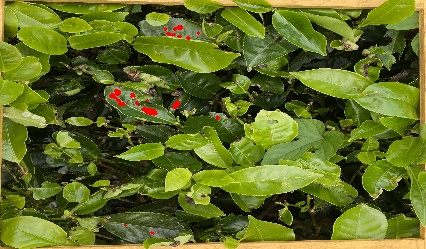
#> input picture 22_23-j-17/Blister_Under.jpg, 426 x 249 px
$ python -i blistersample.py   (imports and definitions only)
#> lines starting #> are read from the running program, lines starting #| are printed output that depends on the picture; after the words box and inside, x2 and y2 are one past the last pixel; in counts of white or black regions, pixels touching at a corner belong together
#> further down, picture is the input picture: shape (249, 426, 3); mean B, G, R 36.8, 109.1, 97.5
import cv2
import numpy as np
import PIL.Image
from PIL import Image

def getBlisterSample(img):

    # Define the new width and height
    new_width = 640
    new_height = 480

    # Resize the image
    resized_img = cv2.resize(img, (new_width, new_height))
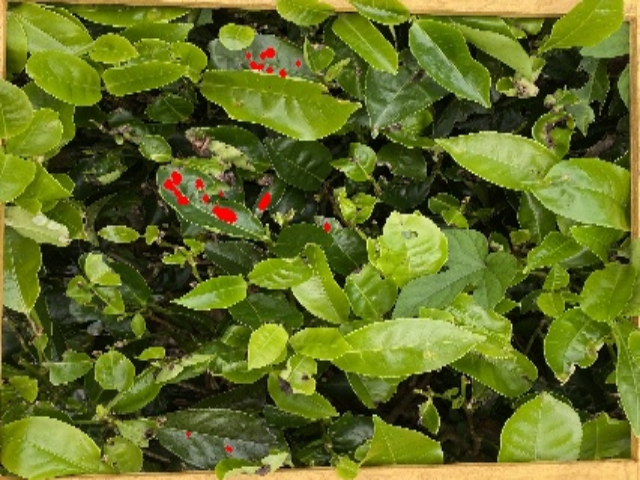
#> resized_img: shape (480, 640, 3); mean B, G, R 36.7, 109, 97.3

    # Convert to grayscale
    gray = cv2.cvtColor(resized_img, cv2.COLOR_BGR2GRAY)
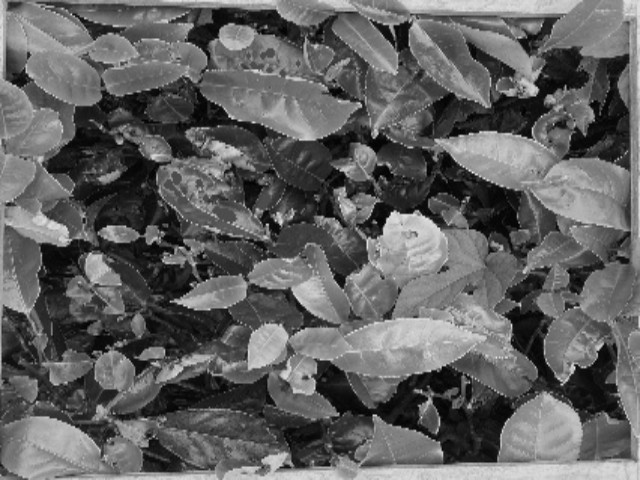
#> gray: shape (480, 640); min 1, max 237, mean 97.3

    # Apply thresholding to separate background from foreground
    ret, thresh = cv2.threshold(gray, 0, 255, cv2.THRESH_BINARY_INV+cv2.THRESH_OTSU)
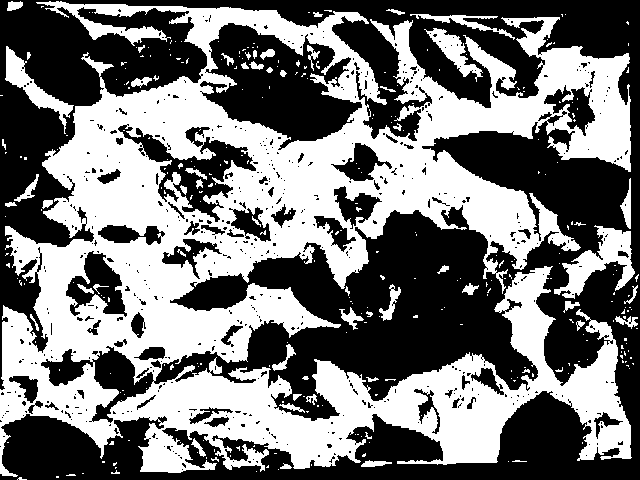
#> thresh: shape (480, 640); 46.7% white; 319 white regions (261 under 20 px)
#> ret = 94

    # Find contours of all objects in the image
    contours, hierarchy = cv2.findContours(thresh, cv2.RETR_TREE, cv2.CHAIN_APPROX_SIMPLE)
#> contours = 970 contours, 835 with area under 20; largest, box (x1, y1, x2, y2) and area: (0, 1, 632, 477) 162196, (199, 22, 363, 151) 11878, (117, 124, 257, 223) 4510, (65, 250, 128, 318) 2240, (91, 345, 155, 424) 2196

    # Extract the contour of the wooden quadrant object with the largest area
    largest_contour = max(contours, key=cv2.contourArea)
#> largest_contour = contour of 5128 points, box (x1, y1, x2, y2) (0, 1, 632, 477), area 162196

    # Compute the bounding rectangle of the largest contour
    x,y,w,h = cv2.boundingRect(largest_contour)
#> x = 0; y = 1; w = 632; h = 476

    # Crop out the area inside the rectangle
    cropped = resized_img[y:y+h,x:x+w]
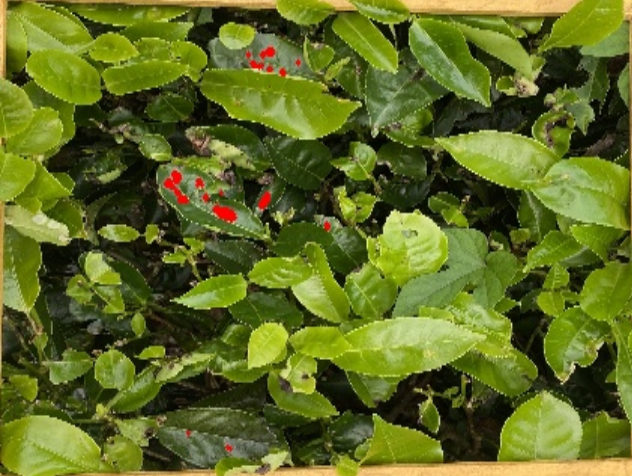
#> cropped: shape (476, 632, 3); mean B, G, R 35.8, 107.8, 95.4

    # Remove alpha channel
    cropped = cropped[:,:,:3]

    # ######################################################3
        # Convert to HSV color space
    hsv = cv2.cvtColor(cropped, cv2.COLOR_BGR2HSV)
#> hsv: shape (476, 632, 3); mean H, S, V 35.7, 180.1, 110.3

    # Define the color segmentation bounds for each category
    color_bounds = {
    #     'Quadrant': [(0, 77, 163), (24, 165, 255)],
        'Translucent': [(30, 137, 176), (34, 255, 243)],
        'Blister_Under': [(50, 0, 145), (110, 42, 255)],
        'Blister_Upper': [(27, 44, 196), (34, 153, 255)],
    #     'Green': [(41, 68, 0), (179, 255, 255)],
        'Necro': [(0, 3, 9), (179, 41, 161)],
    #     'Other': [(0, 0, 0), (40, 254, 254)]
    }

    # Create masks for each color category and apply them to the image
    results = {}
    for category, bounds in color_bounds.items():
        lower_bound = np.array(bounds[0], dtype=np.uint8)
        upper_bound = np.array(bounds[1], dtype=np.uint8)
        mask = cv2.inRange(hsv, lower_bound, upper_bound)
        result = cv2.bitwise_and(cropped, cropped, mask=mask)
        results[category] = result
#> this loop made 4 passes
#> pass 2, in getBlisterSample, `mask = cv2.inRange(hsv, lower_bound, upper_bound)`:
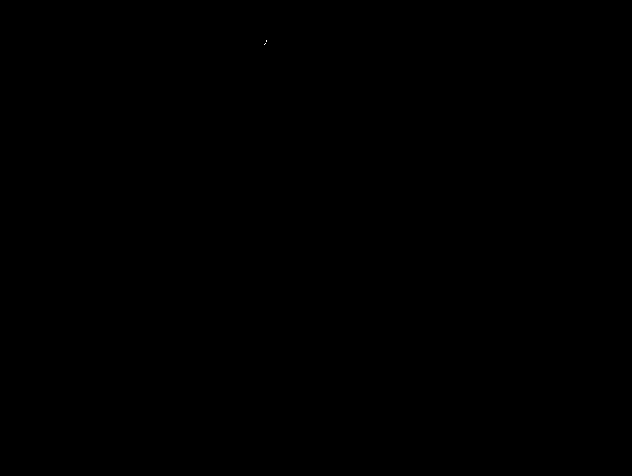
#> mask: shape (476, 632); 0% white in thin lines or dots, all inside (x1, y1, x2, y2) = (264, 40, 267, 45)
#> after the loop, results = 4 items

    # Create images with identified hsv areas in red color for each category
    red_results = {}
    percentages = {}
    for category, result in results.items():
        # Convert the image to grayscale
        gray = cv2.cvtColor(result, cv2.COLOR_BGR2GRAY)
        # Threshold the image
        _, thresh = cv2.threshold(gray, 1, 255, cv2.THRESH_BINARY)
        # Find contours
        contours, _ = cv2.findContours(thresh, cv2.RETR_EXTERNAL, cv2.CHAIN_APPROX_SIMPLE)
        # Draw contours on the original image with red color
        red_result = np.copy(cropped)
        cv2.drawContours(red_result, contours, -1, (0, 0, 255), 2)
        red_results[category] = red_result
        # Calculate the percentage of the category in the image
        area = cv2.countNonZero(thresh)
        total_area = cropped.shape[0] * cropped.shape[1]
        percentage = (area / total_area) * 100
        percentages[category] = round(percentage, 3)
        # Save the image
        cv2.imwrite(category+'.jpg', red_result)
#> this loop made 4 passes
#> (category, area, percentage) on passes 1, 3, 4: ('Translucent', 2351, 0.781), ('Blister_Upper', 1792, 0.596), ('Necro', 466, 0.155)
#> pass 1, in getBlisterSample, `cv2.imwrite(category+'.jpg', red_result)`:
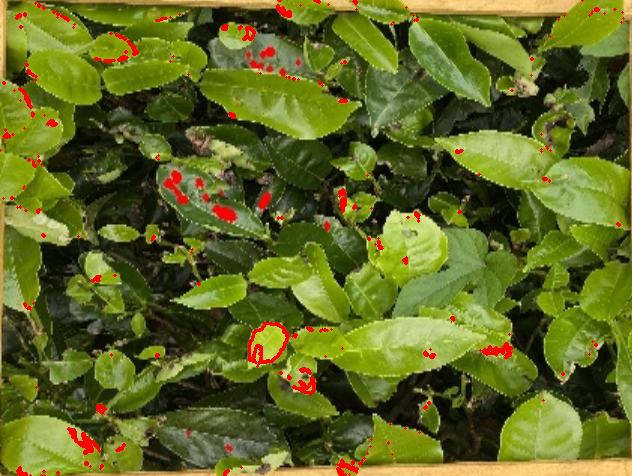
#> saved as Translucent.jpg: shape (476, 632, 3); mean B, G, R 34.9, 105, 96.8
#> after the loop:
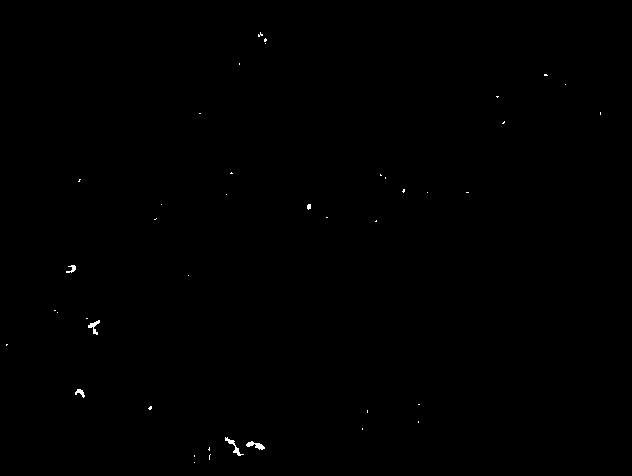
#> thresh: shape (476, 632); 0.15% white; 42 white regions (36 under 20 px), largest, box (x1, y1, x2, y2) and area: (225, 437, 244, 456) 84, (246, 441, 265, 450) 82, (88, 320, 100, 335) 70, (75, 389, 85, 398) 44, (66, 265, 76, 273) 41, (307, 204, 311, 210) 20
#> after the loop, percentages = {'Translucent': 0.781, 'Blister_Under': 0.001, 'Blister_Upper': 0.596, 'Necro': 0.155}; red_results = 4 items

    # Display the results and percentages for each category
    data = []
    for category, result in red_results.items():
        data.append((percentages[category]))
#> this loop made 4 passes
#> after the loop, data = [0.781, 0.001, 0.596, 0.155]
        # print(category + " percentage: " + str(percentages[category]) + "%")
    # print(data)
    cv2.waitKey(0)
    cv2.destroyAllWindows()

    return {
        'Translucent': data[0],
        'Blister_Under': data[1],
        'Blister_Upper': data[2],
        'Necro': data[3],
    }

# [9 lines of commented-out code are left out]

>>> import cv2
>>> picture = cv2.imread('../Blister_Under.jpg')
>>> result = getBlisterSample(picture)
#> result has the same summary as percentages in getBlisterSample
